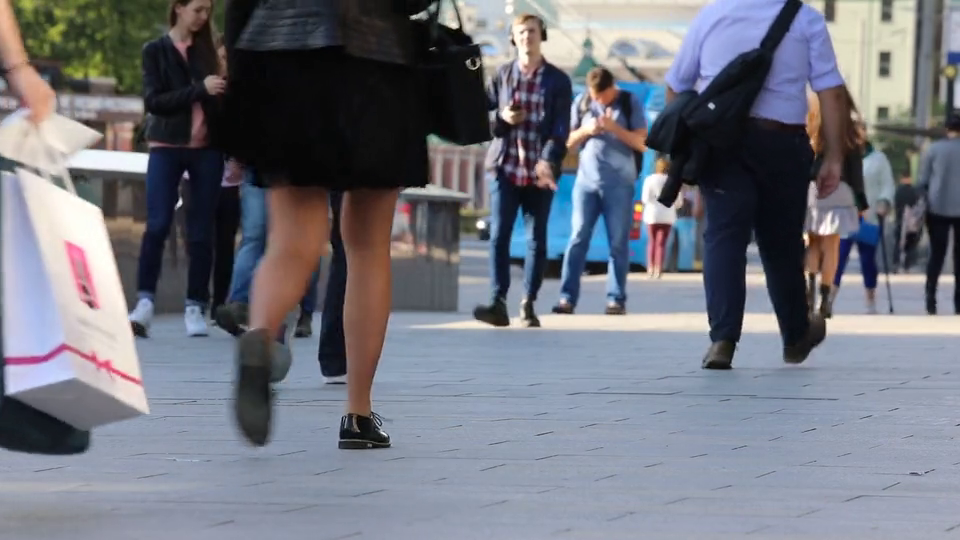
#> input picture frame 25 of body.mp4, 960 x 540 px, given in place of video_1.mp4, which was not available
$ python chapter_08.py
#> lines starting #> are read from the running program, lines starting #| are printed output that depends on the picture
import cv2

# Capture the original video
cap = cv2.VideoCapture('resources/video_1.mp4')

# Video writer object and file output, codec, writing format
frame_width = int(cap.get(3))
frame_height = int(cap.get(4))

# Corrected function name
out = cv2.VideoWriter('resources/new_video.avi', cv2.VideoWriter_fourcc('M','J','P','G'), 10, (frame_width, frame_height), isColor=False)

while (cap.isOpened()):
    ret, frame = cap.read()
#> frame is the input picture: shape (540, 960, 3); mean B, G, R 125.7, 115.8, 113.4

    # Convert original video into grayscale
    grayframe = cv2.cvtColor(frame, cv2.COLOR_BGR2GRAY)
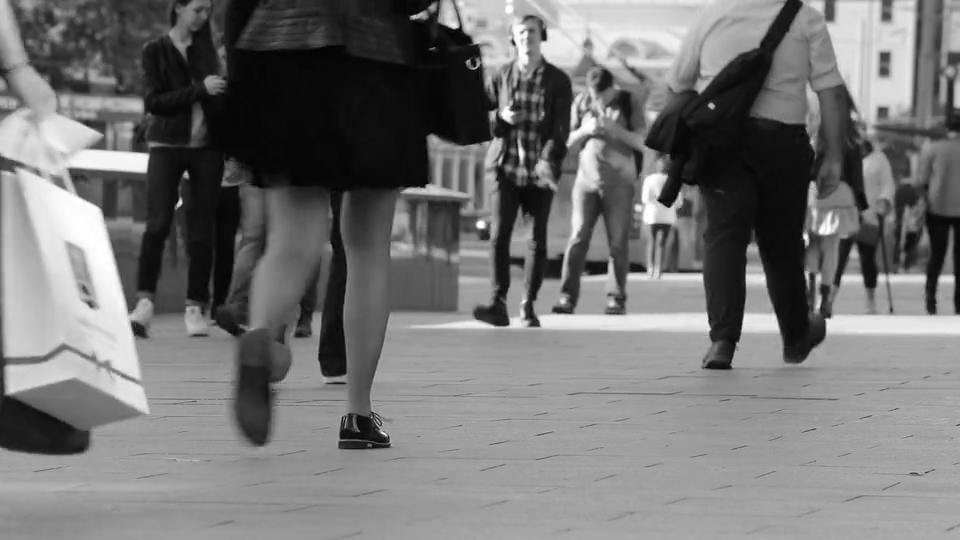
#> grayframe: shape (540, 960); min 0, max 255, mean 116.2

    if ret == True:
        # Write grayscale frame to new video
        out.write(grayframe)

        # Display grayscale frame
        cv2.imshow('video', grayframe)

        if cv2.waitKey(1) & 0xFF == ord('q'):
#> (key q is pressed here)
            break
    else:
         break

# Release resources and close windows
cap.release()
out.release()
cv2.destroyAllWindows()

$ run again, starting later in the video
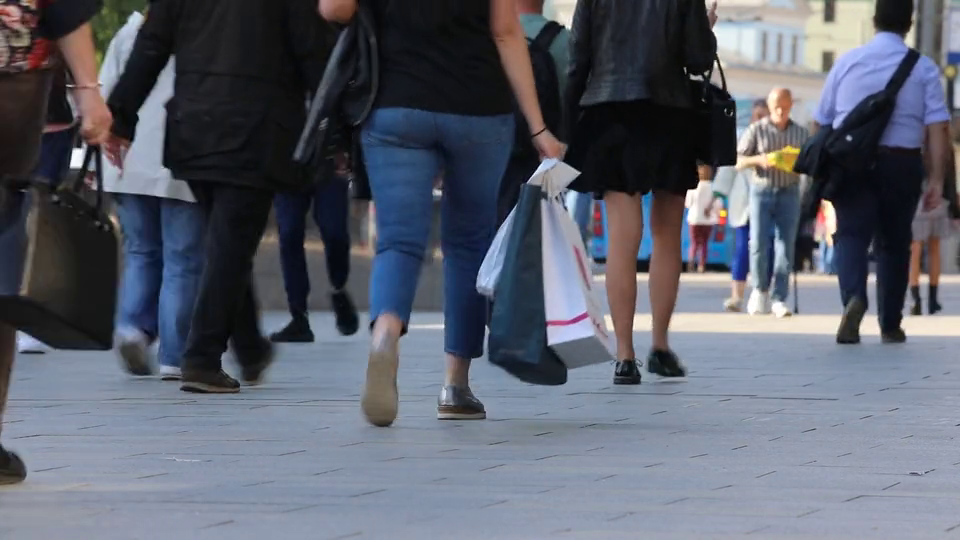
#> input picture frame 112 of body.mp4, 960 x 540 px, given in place of video_1.mp4, which was not available
#> frame is the input picture: shape (540, 960, 3); mean B, G, R 108.6, 96.7, 92.3
#> `grayframe = cv2.cvtColor(frame, cv2.COLOR_BGR2GRAY)`:
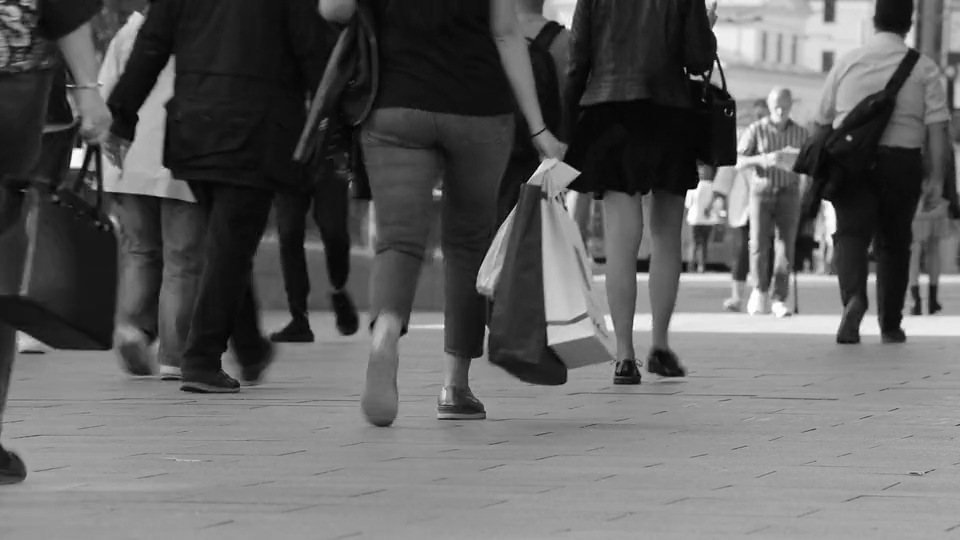
#> grayframe: shape (540, 960); min 0, max 255, mean 96.7

$ run again, starting later in the video
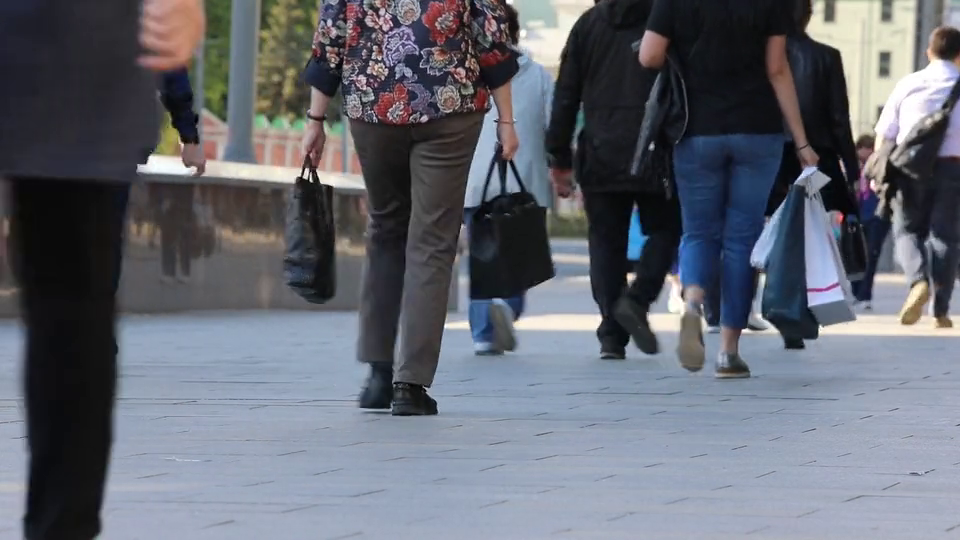
#> input picture frame 200 of body.mp4, 960 x 540 px, given in place of video_1.mp4, which was not available
#> frame is the input picture: shape (540, 960, 3); mean B, G, R 113.5, 103.8, 100.2
#> `grayframe = cv2.cvtColor(frame, cv2.COLOR_BGR2GRAY)`:
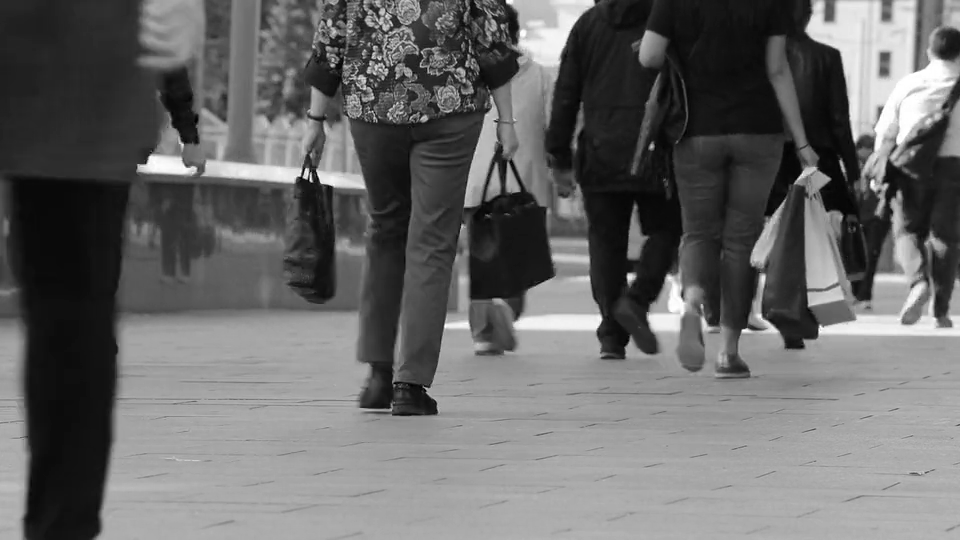
#> grayframe: shape (540, 960); min 0, max 255, mean 103.8
